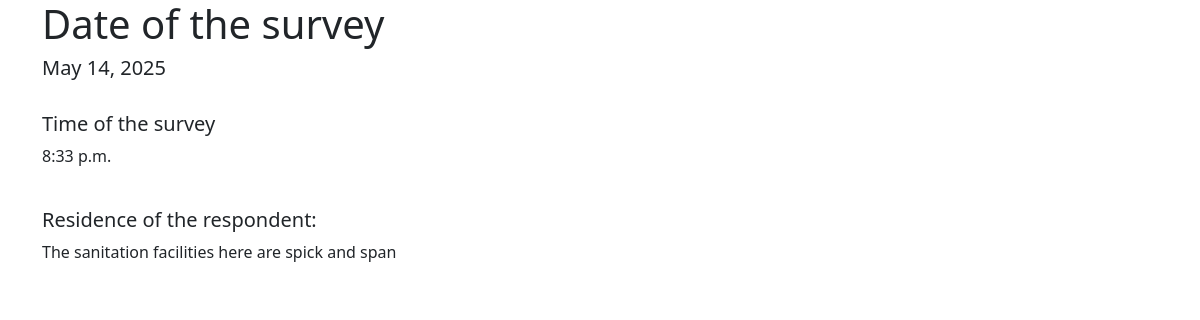
The app's page /australia/questionnaires/2/ with its own data.
### australia/models.py (models this page shows, shortened)
class Questionnaire(models.Model):
    WA = "Western_Australia"
    NT = "Northern_Territory"
    QD = "Queensland"
    SA = "Southern_Australia"
    NSW = "New_South_Wales"
    TA = "Tasmania"
    TERRITORY_CHOICES = [
        (WA, "Western Australia"),
        (NT, "Northern Territory"),
        (QD, "Queensland"),
        (SA, "Southern Australia"),
        (NSW, "New South Wales"),
        (TA, "Tasmania")
    ]
    survey_date = models.DateField(default=date.today)
    survey_time = models.TimeField(default=timezone.localtime)
    territory = models.CharField(
        choices=TERRITORY_CHOICES,
        default=WA
    )
    area = models.TextField()
    recorder = models.ForeignKey(Researcher, on_delete=models.CASCADE,)
    images = models.FileField(upload_to="image-%Y-%m-%d", blank=True)

### australia/views.py (the view)
# urls.py: path("questionnaires/<int:pk>/", views.questionnaire_detail, name="questionnaire_detail"),
def questionnaire_detail(request, pk):
    questionnaire = Questionnaire.objects.get(pk=pk)
    context = {
        "questionnaire": questionnaire
    }
    return render(request, "australia/questionnaire_detail.html", context)

### australia/templates/australia/questionnaire_detail.html
{% extends "base.html" %}
{% block base_content %}
<h1> Date of the survey </h1>
<h5> {{ questionnaire.survey_date }} </h5>
<div class="row">
    <div class="col-md-4">
        <br>
        <h5>Time of the survey</h5>
        <p> {{ questionnaire.survey_time }}</p>
        <br>
        <h5>Residence of the respondent:</h5>
        <p>{{ questionnaire.area }}</p>
        <br>
    </div>
</div>
{% endblock base_content %}

### records on screen
Questionnaire: survey_date "May 14, 2025", survey_time "8:33 p.m.", area "The sanitation facilities here are spick and span"
